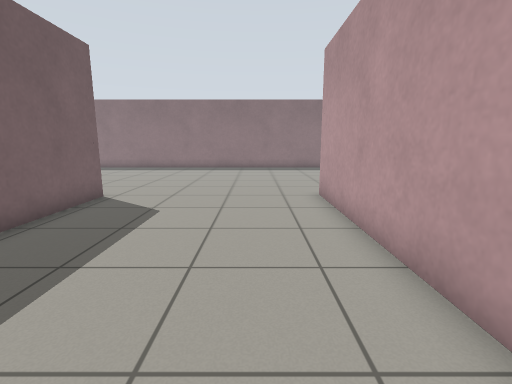
[1] (above)

16 first-person views from a walk through a world built for the Gazebo simulator. The camera is 0.94 m above the floor, tilts 10° down and sees 85° across. The floor is counted in squares, 0.5 m on a side. Each view is taken from the middle of a square. On the plan, view 1 faces up. The plan holds only what a view shows up to about 16 squares ahead; the rest is blank. The place goes on beyond the plan.

[2]
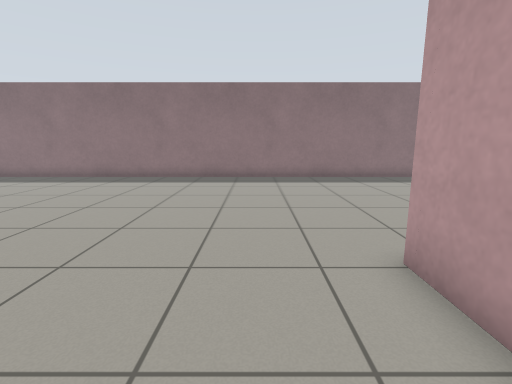

[3]
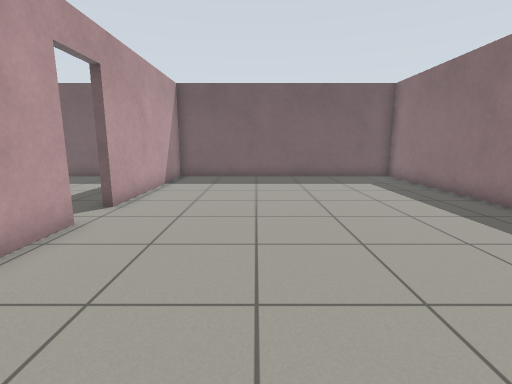

[4]
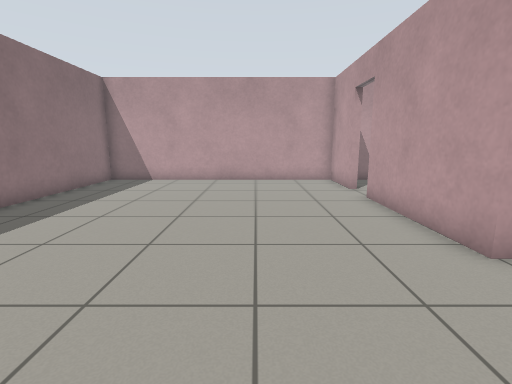

[5]
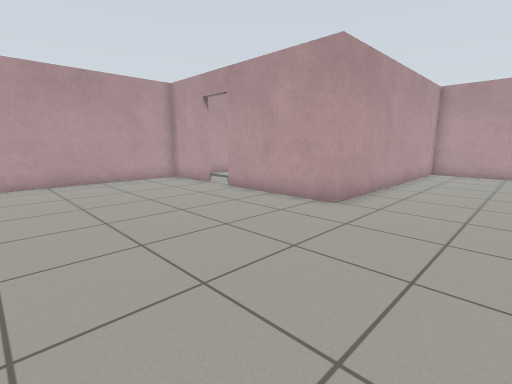

[6]
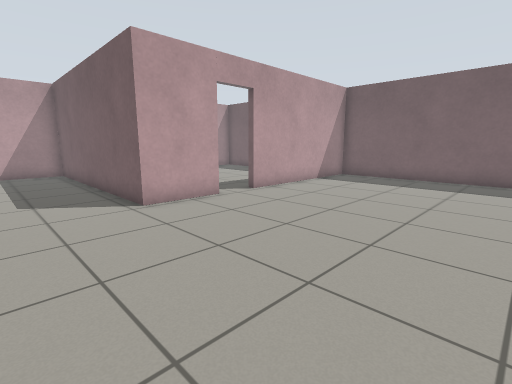

[7]
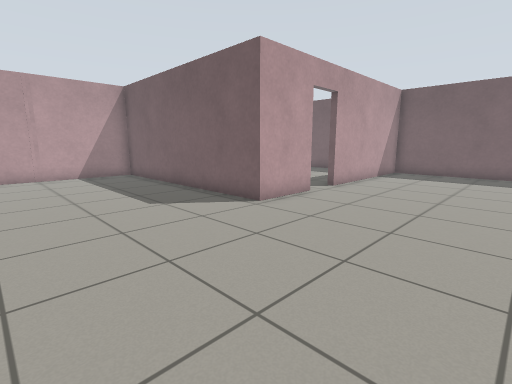

[8]
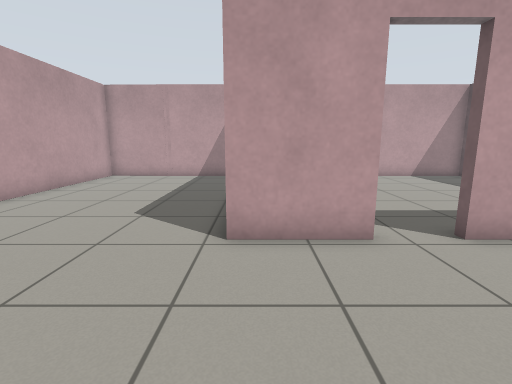

[9]
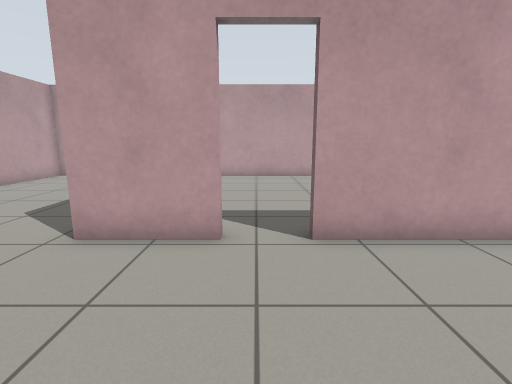

[10]
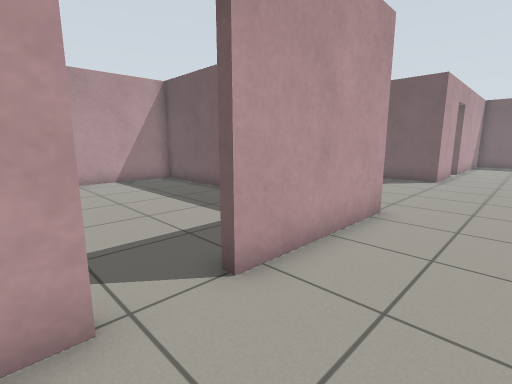

[11]
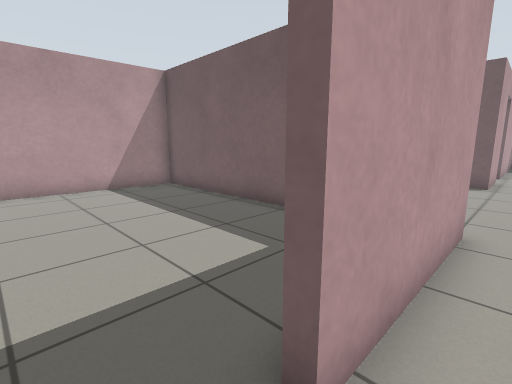

[12]
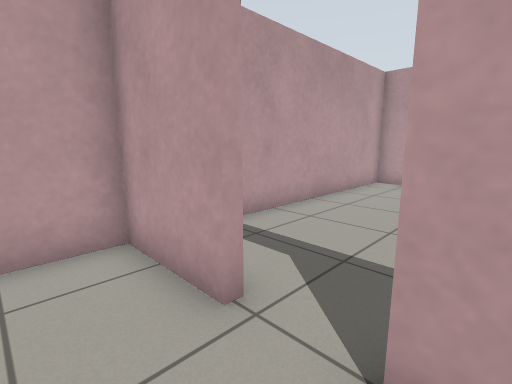

[13]
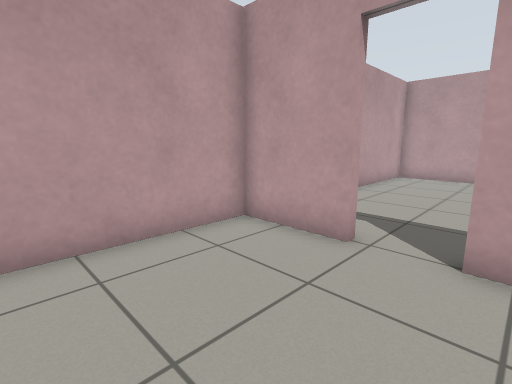

[14]
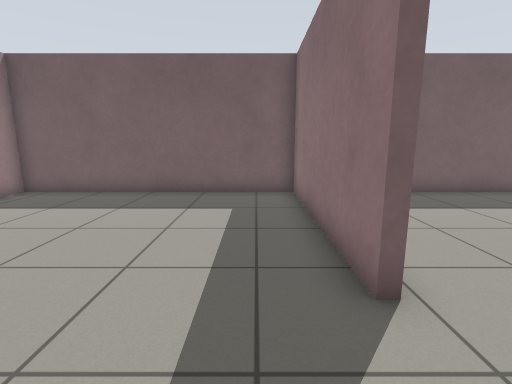

[15]
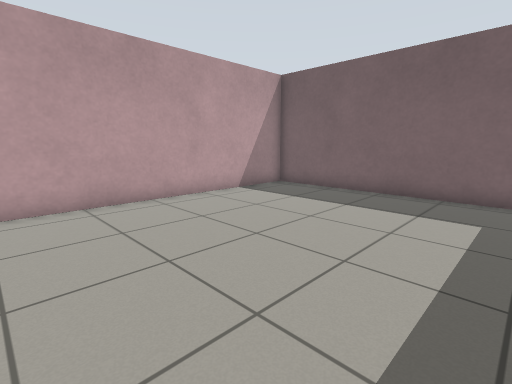

[16]
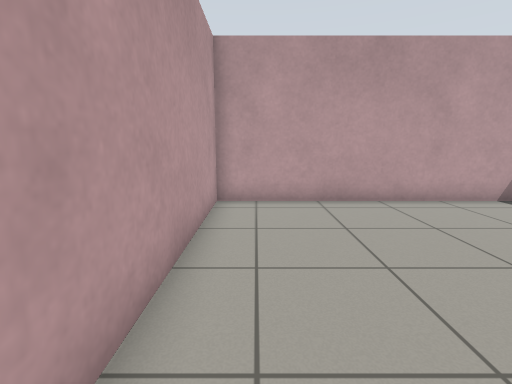

### Floor plan
Ten units are one square. View 1 is at (0, 0); x grows to the right and y downward. Boxes are objects, and circles mark ways between rooms. Rooms are numbered by the first view taken in them; rooms with no view inside come last. Other rooms are left out.
<svg viewBox="-181 -220 309 239">
<path fill="none" stroke="#000" d="M-83 -98 -54 -98 -54 9 -9 9M94 -101 123 -101 123 -215 -176 -215 -176 -98 -101 -98M-12 9 23 11 23 -101 76 -101M-101 -95 -176 -95 -176 9 -57 9 -57 -69M-83 -94 -83 -98M26 -59 26 11 123 14 123 -89"/>
<circle cx="-95" cy="-100" r="3" fill="#2a7"/>
<circle cx="85" cy="-100" r="3" fill="#2a7"/>
<text x="-30" y="-140">1</text>
<text x="-120" y="-40">2</text>
<text x="70" y="-50">3</text>
</svg>
Room 1 opens to room 2. Room 1 opens to room 3.

Where each view was taken, in squares from view 1:
view 1: 0 up, 0 right, facing up
view 2: 6 up, 0 right, facing up
view 3: 14 up, 2 left, facing left
view 4: 14 up, 2 left, facing right
view 5: 18 up, 2 left, facing down-right
view 6: 18 up, 2 left, facing down-left
view 7: 16 up, 1 right, facing down-left
view 8: 15 up, 6 left, facing down
view 9: 15 up, 9 left, facing down
view 10: 13 up, 10 right, facing down-left
view 11: 11 up, 9 right, facing down-left
view 12: 12 up, 7 right, facing down-right
view 13: 15 up, 7 right, facing down-right
view 14: 8 up, 7 left, facing left
view 15: 8 up, 7 left, facing down-left
view 16: 8 up, 7 left, facing down
